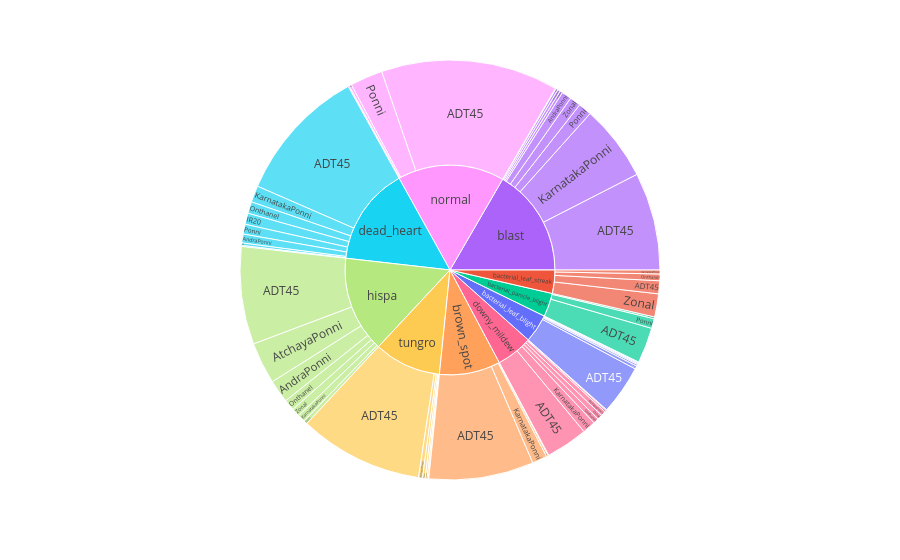

Here is the notebook cell this chart was saved with:
### Code cell
fig=px.sunburst(train_df, path=['label', 'variety'], values='age', color='label')
fig.show()

### Figure 1 — Plotly figure (JSON) as saved in the notebook; plotly's stock layout.template omitted (floating-point values rounded to 4 significant figures)
{"data": [{"branchvalues": "total", "customdata": [["bacterial_leaf_blight"], ["bacterial_leaf_blight"], ["bacterial_leaf_blight"], ["bacterial_leaf_blight"], ["bacterial_leaf_blight"], ["bacterial_leaf_blight"], ["bacterial_leaf_blight"], ["bacterial_leaf_blight"], ["bacterial_leaf_streak"], ["bacterial_leaf_streak"], ["bacterial_leaf_streak"], ["bacterial_leaf_streak"], ["bacterial_leaf_streak"], ["bacterial_panicle_blight"], ["bacterial_panicle_blight"], ["bacterial_panicle_blight"], ["bacterial_panicle_blight"], ["blast"], ["blast"], ["blast"], ["blast"], ["blast"], ["blast"], ["blast"], ["blast"], ["blast"], ["blast"], ["brown_spot"], ["brown_spot"], ["brown_spot"], ["brown_spot"], ["brown_spot"], ["dead_heart"], ["dead_heart"], ["dead_heart"], ["dead_heart"], ["dead_heart"], ["dead_heart"], ["dead_heart"], ["dead_heart"], ["dead_heart"], ["downy_mildew"], ["downy_mildew"], ["downy_mildew"], ["downy_mildew"], ["downy_mildew"], ["downy_mildew"], ["downy_mildew"], ["downy_mildew"], ["hispa"], ["hispa"], ["hispa"], ["hispa"], ["hispa"], ["hispa"], ["hispa"], ["hispa"], ["normal"], ["normal"], ["normal"], ["normal"], ["normal"], ["tungro"], ["tungro"], ["tungro"], ["tungro"], ["tungro"], ["tungro"], ["tungro"]], "domain": {"x": [0, 1], "y": [0, 1]}, "hovertemplate": "labels=%{label}<br>age=%{value}<br>parent=%{parent}<br>id=%{id}<br>label=%{customdata[0]}<extra></extra>", "ids": ["bacterial_leaf_blight/ADT45", "bacterial_leaf_blight/Zonal", "bacterial_leaf_blight/Surya", "bacterial_leaf_blight/Ponni", "bacterial_leaf_blight", "bacterial_leaf_blight/KarnatakaPonni", "bacterial_leaf_blight/IR20", "bacterial_leaf_blight/Onthanel", "bacterial_leaf_streak/ADT45", "bacterial_leaf_streak/KarnatakaPonni", "bacterial_leaf_streak/Onthanel", "bacterial_leaf_streak/Zonal", "bacterial_leaf_streak", "bacterial_panicle_blight/ADT45", "bacterial_panicle_blight/AndraPonni", "bacterial_panicle_blight/Ponni", "bacterial_panicle_blight", "blast", "blast/Zonal", "blast/Surya", "blast/KarnatakaPonni", "blast/Onthanel", "blast/IR20", "blast/AndraPonni", "blast/ADT45", "blast/Ponni", "blast/AtchayaPonni", "brown_spot/ADT45", "brown_spot/KarnatakaPonni", "brown_spot/Ponni", "brown_spot/Zonal", "brown_spot", "dead_heart", "dead_heart/Zonal", "dead_heart/Ponni", "dead_heart/KarnatakaPonni", "dead_heart/IR20", "dead_heart/AndraPonni", "dead_heart/Onthanel", "dead_heart/ADT45", "dead_heart/RR", "downy_mildew/ADT45", "downy_mildew/AtchayaPonni", "downy_mildew/KarnatakaPonni", "downy_mildew/Onthanel", "downy_mildew/Ponni", "downy_mildew/Surya", "downy_mildew/Zonal", "downy_mildew", "hispa/KarnatakaPonni", "hispa/Zonal", "hispa/Ponni", "hispa/Onthanel", "hispa/AtchayaPonni", "hispa/AndraPonni", "hispa/ADT45", "hispa", "normal", "normal/Ponni", "normal/RR", "normal/Onthanel", "normal/ADT45", "tungro/Surya", "tungro/Ponni", "tungro/Onthanel", "tungro/AtchayaPonni", "tungro/ADT45", "tungro/Zonal", "tungro"], "labels": ["ADT45", "Zonal", "Surya", "Ponni", "bacterial_leaf_blight", "KarnatakaPonni", "IR20", "Onthanel", "ADT45", "KarnatakaPonni", "Onthanel", "Zonal", "bacterial_leaf_streak", "ADT45", "AndraPonni", "Ponni", "bacterial_panicle_blight", "blast", "Zonal", "Surya", "KarnatakaPonni", "Onthanel", "IR20", "AndraPonni", "ADT45", "Ponni", "AtchayaPonni", "ADT45", "KarnatakaPonni", "Ponni", "Zonal", "brown_spot", "dead_heart", "Zonal", "Ponni", "KarnatakaPonni", "IR20", "AndraPonni", "Onthanel", "ADT45", "RR", "ADT45", "AtchayaPonni", "KarnatakaPonni", "Onthanel", "Ponni", "Surya", "Zonal", "downy_mildew", "KarnatakaPonni", "Zonal", "Ponni", "Onthanel", "AtchayaPonni", "AndraPonni", "ADT45", "hispa", "normal", "Ponni", "RR", "Onthanel", "ADT45", "Surya", "Ponni", "Onthanel", "AtchayaPonni", "ADT45", "Zonal", "tungro"], "marker": {"colors": ["#636efa", "#636efa", "#636efa", "#636efa", "#636efa", "#636efa", "#636efa", "#636efa", "#EF553B", "#EF553B", "#EF553B", "#EF553B", "#EF553B", "#00cc96", "#00cc96", "#00cc96", "#00cc96", "#ab63fa", "#ab63fa", "#ab63fa", "#ab63fa", "#ab63fa", "#ab63fa", "#ab63fa", "#ab63fa", "#ab63fa", "#ab63fa", "#FFA15A", "#FFA15A", "#FFA15A", "#FFA15A", "#FFA15A", "#19d3f3", "#19d3f3", "#19d3f3", "#19d3f3", "#19d3f3", "#19d3f3", "#19d3f3", "#19d3f3", "#19d3f3", "#FF6692", "#FF6692", "#FF6692", "#FF6692", "#FF6692", "#FF6692", "#FF6692", "#FF6692", "#B6E880", "#B6E880", "#B6E880", "#B6E880", "#B6E880", "#B6E880", "#B6E880", "#B6E880", "#FF97FF", "#FF97FF", "#FF97FF", "#FF97FF", "#FF97FF", "#FECB52", "#FECB52", "#FECB52", "#FECB52", "#FECB52", "#FECB52", "#FECB52"]}, "name": "", "parents": ["bacterial_leaf_blight", "bacterial_leaf_blight", "bacterial_leaf_blight", "bacterial_leaf_blight", "", "bacterial_leaf_blight", "bacterial_leaf_blight", "bacterial_leaf_blight", "bacterial_leaf_streak", "bacterial_leaf_streak", "bacterial_leaf_streak", "bacterial_leaf_streak", "", "bacterial_panicle_blight", "bacterial_panicle_blight", "bacterial_panicle_blight", "", "", "blast", "blast", "blast", "blast", "blast", "blast", "blast", "blast", "blast", "brown_spot", "brown_spot", "brown_spot", "brown_spot", "", "", "dead_heart", "dead_heart", "dead_heart", "dead_heart", "dead_heart", "dead_heart", "dead_heart", "dead_heart", "downy_mildew", "downy_mildew", "downy_mildew", "downy_mildew", "downy_mildew", "downy_mildew", "downy_mildew", "", "hispa", "hispa", "hispa", "hispa", "hispa", "hispa", "hispa", "", "", "normal", "normal", "normal", "normal", "tungro", "tungro", "tungro", "tungro", "tungro", "tungro", ""], "type": "sunburst", "values": [25250.0, 910.0, 90.0, 1598.0, 29130.0, 500.0, 500.0, 280.0, 6645.0, 2010.0, 3450.0, 11830.0, 23940.0, 18260.0, 910.0, 5040.0, 24220.0, 110900.0, 5690.0, 315.0, 38980.0, 1370.0, 1100.0, 5040.0, 50180.0, 6856.0, 1365.0, 53780.0, 7660.0, 938.0, 330.0, 62710.0, 100900.0, 490.0, 5040.0, 8475.0, 5740.0, 4550.0, 6020.0, 69360.0, 1260.0, 21500.0, 2475.0, 6730.0, 2800.0, 408.0, 900.0, 2585.0, 37400.0, 3880.0, 4270.0, 1900.0, 5670.0, 21350.0, 11760.0, 50150.0, 98980.0, 109500.0, 16720.0, 1260.0, 560.0, 90930.0, 135.0, 1340.0, 980.0, 2083.0, 63590.0, 715.0, 68840.0]}], "layout": {"legend": {"tracegroupgap": 0}, "margin": {"t": 60}}}
